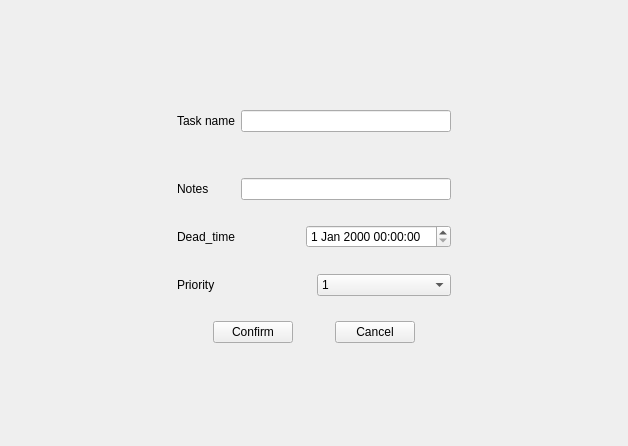
<?xml version="1.0" encoding="UTF-8"?>
<ui version="4.0">
 <class>taskInfo</class>
 <widget class="QWidget" name="taskInfo">
  <property name="geometry">
   <rect>
    <x>0</x>
    <y>0</y>
    <width>628</width>
    <height>446</height>
   </rect>
  </property>
  <property name="windowTitle">
   <string>Form</string>
  </property>
  <layout class="QGridLayout" name="gridLayout">
   <item row="0" column="1">
    <spacer name="verticalSpacer_7">
     <property name="orientation">
      <enum>Qt::Vertical</enum>
     </property>
     <property name="sizeHint" stdset="0">
      <size>
       <width>20</width>
       <height>57</height>
      </size>
     </property>
    </spacer>
   </item>
   <item row="1" column="0">
    <spacer name="horizontalSpacer">
     <property name="orientation">
      <enum>Qt::Horizontal</enum>
     </property>
     <property name="sizeHint" stdset="0">
      <size>
       <width>170</width>
       <height>20</height>
      </size>
     </property>
    </spacer>
   </item>
   <item row="1" column="1">
    <widget class="QWidget" name="widget" native="true">
     <layout class="QVBoxLayout" name="verticalLayout">
      <item>
       <spacer name="verticalSpacer_2">
        <property name="orientation">
         <enum>Qt::Vertical</enum>
        </property>
        <property name="sizeHint" stdset="0">
         <size>
          <width>20</width>
          <height>20</height>
         </size>
        </property>
       </spacer>
      </item>
      <item>
       <layout class="QHBoxLayout" name="horizontalLayout">
        <item>
         <widget class="QLabel" name="label">
          <property name="text">
           <string>Task name</string>
          </property>
         </widget>
        </item>
        <item>
         <widget class="QLineEdit" name="lineEdit"/>
        </item>
       </layout>
      </item>
      <item>
       <spacer name="verticalSpacer">
        <property name="orientation">
         <enum>Qt::Vertical</enum>
        </property>
        <property name="sizeHint" stdset="0">
         <size>
          <width>20</width>
          <height>40</height>
         </size>
        </property>
       </spacer>
      </item>
      <item>
       <layout class="QHBoxLayout" name="horizontalLayout_2">
        <item>
         <widget class="QLabel" name="label_2">
          <property name="text">
           <string>Notes        </string>
          </property>
         </widget>
        </item>
        <item>
         <widget class="QLineEdit" name="lineEdit_2"/>
        </item>
       </layout>
      </item>
      <item>
       <spacer name="verticalSpacer_3">
        <property name="orientation">
         <enum>Qt::Vertical</enum>
        </property>
        <property name="sizeHint" stdset="0">
         <size>
          <width>20</width>
          <height>19</height>
         </size>
        </property>
       </spacer>
      </item>
      <item>
       <layout class="QHBoxLayout" name="horizontalLayout_3">
        <item>
         <widget class="QLabel" name="label_3">
          <property name="text">
           <string>Dead_time</string>
          </property>
         </widget>
        </item>
        <item>
         <widget class="QDateTimeEdit" name="dateTimeEdit"/>
        </item>
       </layout>
      </item>
      <item>
       <spacer name="verticalSpacer_4">
        <property name="orientation">
         <enum>Qt::Vertical</enum>
        </property>
        <property name="sizeHint" stdset="0">
         <size>
          <width>20</width>
          <height>20</height>
         </size>
        </property>
       </spacer>
      </item>
      <item>
       <layout class="QHBoxLayout" name="horizontalLayout_4">
        <item>
         <widget class="QLabel" name="label_4">
          <property name="text">
           <string>Priority</string>
          </property>
         </widget>
        </item>
        <item>
         <widget class="QComboBox" name="comboBox_2">
          <item>
           <property name="text">
            <string>1</string>
           </property>
          </item>
          <item>
           <property name="text">
            <string>2</string>
           </property>
          </item>
          <item>
           <property name="text">
            <string>3</string>
           </property>
          </item>
          <item>
           <property name="text">
            <string>4</string>
           </property>
          </item>
         </widget>
        </item>
       </layout>
      </item>
      <item>
       <spacer name="verticalSpacer_5">
        <property name="orientation">
         <enum>Qt::Vertical</enum>
        </property>
        <property name="sizeHint" stdset="0">
         <size>
          <width>20</width>
          <height>19</height>
         </size>
        </property>
       </spacer>
      </item>
      <item>
       <layout class="QHBoxLayout" name="horizontalLayout_5">
        <item>
         <spacer name="horizontalSpacer_4">
          <property name="orientation">
           <enum>Qt::Horizontal</enum>
          </property>
          <property name="sizeHint" stdset="0">
           <size>
            <width>40</width>
            <height>20</height>
           </size>
          </property>
         </spacer>
        </item>
        <item>
         <widget class="QPushButton" name="pushButton">
          <property name="text">
           <string>Confirm</string>
          </property>
         </widget>
        </item>
        <item>
         <spacer name="horizontalSpacer_3">
          <property name="orientation">
           <enum>Qt::Horizontal</enum>
          </property>
          <property name="sizeHint" stdset="0">
           <size>
            <width>40</width>
            <height>20</height>
           </size>
          </property>
         </spacer>
        </item>
        <item>
         <widget class="QPushButton" name="pushButton_2">
          <property name="text">
           <string>Cancel</string>
          </property>
         </widget>
        </item>
        <item>
         <spacer name="horizontalSpacer_5">
          <property name="orientation">
           <enum>Qt::Horizontal</enum>
          </property>
          <property name="sizeHint" stdset="0">
           <size>
            <width>40</width>
            <height>20</height>
           </size>
          </property>
         </spacer>
        </item>
       </layout>
      </item>
      <item>
       <spacer name="verticalSpacer_8">
        <property name="orientation">
         <enum>Qt::Vertical</enum>
        </property>
        <property name="sizeHint" stdset="0">
         <size>
          <width>20</width>
          <height>13</height>
         </size>
        </property>
       </spacer>
      </item>
     </layout>
    </widget>
   </item>
   <item row="1" column="2">
    <spacer name="horizontalSpacer_2">
     <property name="orientation">
      <enum>Qt::Horizontal</enum>
     </property>
     <property name="sizeHint" stdset="0">
      <size>
       <width>170</width>
       <height>20</height>
      </size>
     </property>
    </spacer>
   </item>
   <item row="2" column="1">
    <spacer name="verticalSpacer_6">
     <property name="orientation">
      <enum>Qt::Vertical</enum>
     </property>
     <property name="sizeHint" stdset="0">
      <size>
       <width>20</width>
       <height>56</height>
      </size>
     </property>
    </spacer>
   </item>
  </layout>
 </widget>
 <resources/>
 <connections/>
</ui>
